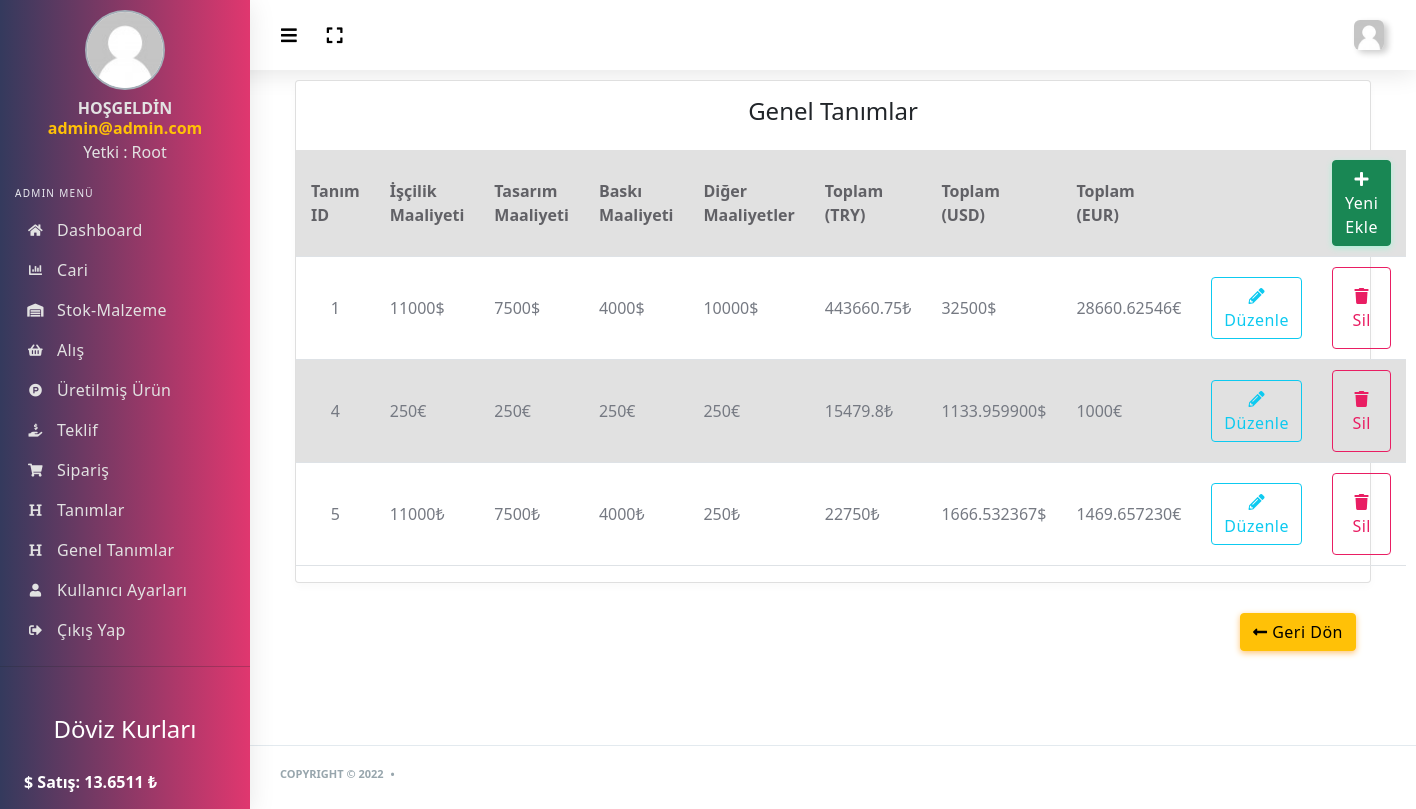
Screenshot of /admin/geneltanimlar.php (signed in) with the database file from the repository.
### tables this page shows
CREATE TABLE `kullanici_tbl` (
  `kullanici_id` int(11) NOT NULL,
  `kullanici_foto` varchar(500) NOT NULL,
  `kullanici_ad` varchar(50) NOT NULL,
  `kullanici_sifre` varchar(50) NOT NULL,
  `kullanici_zaman` date NOT NULL,
  `kullanici_hakkinda` text NOT NULL,
  `kullanici_dogumyeri` varchar(50) NOT NULL,
  `kullanici_adsoyad` varchar(100) NOT NULL,
  `kullanici_yetki` int(2) NOT NULL,
  `kullanici_facebook` varchar(500) NOT NULL,
  `kullanici_twitter` varchar(500) NOT NULL,
  `kullanici_github` varchar(500) NOT NULL,
  `kullanici_instagram` varchar(500) NOT NULL,
  `kullanici_tel` varchar(50) NOT NULL
);

CREATE TABLE `doviz_tbl` (
  `id` int(11) NOT NULL,
  `dolar_satis` double NOT NULL,
  `euro_satis` double NOT NULL
);

CREATE TABLE `geneltanim_tbl` (
  `id` int(11) NOT NULL,
  `iscilik_maaliyet` varchar(255) NOT NULL,
  `diger_maaliyet` varchar(255) NOT NULL,
  `tasarim_maaliyet` varchar(255) NOT NULL,
  `baski_maaliyet` varchar(255) NOT NULL,
  `doviz_turu` varchar(255) NOT NULL
);

### function.php (called while the page is built, shortened)
<?php
function kisalt($metin, $uzunluk){
		$metin = substr($metin, 0, $uzunluk);
		$metin_son = strrchr($metin, " ");
		$metin = str_replace($metin_son,"", $metin);
		return $metin;
}
	?>

### admin/geneltanimlar.php (the view, shortened to what this page needs)
<?php include 'header.php' ?>
<?php include 'sidebar.php';
$geneltanimsor=$db->prepare("SELECT * FROM geneltanim_tbl ORDER BY id ASC");
$geneltanimsor->execute();
?>
<div class="main-content">
	<div class="col-12 col-md-12 col-lg-12">
		<div class="card">
			<h4 class="text-center p-3">Genel Tanımlar</h4>
			<form action="../islem.php" method="POST">
				<table class="table table-striped table-md">
					<tr>
						<th>Tanım ID</th>
						<th>İşçilik Maaliyeti</th>
						<th>Tasarım Maaliyeti</th>
						<th>Baskı Maaliyeti</th>
						<th>Diğer Maaliyetler</th>
						<th>Toplam (TRY)</th>
						<th>Toplam (USD)</th>
						<th>Toplam (EUR)</th>
						<th></th>
						<th style="width: 15%;"><a href="geneltanim-ekle.php" class="btn btn-success"><i class="fa fa-plus"></i> Yeni Ekle</a></th>
					</tr>
					<?php while ($geneltanim=$geneltanimsor->fetch(PDO::FETCH_ASSOC)) {
						if ($geneltanim['doviz_turu']=="USD") {
							$toplam = $geneltanim['iscilik_maaliyet'] + $geneltanim['tasarim_maaliyet'] + $geneltanim['baski_maaliyet'] + $geneltanim['diger_maaliyet'];
							$dolartoplam = $toplam;
							$parite = $dovizcek['euro_satis'] / $dovizcek['dolar_satis'];
							$eurotoplam = $toplam / $parite;
							$turklirasi = $toplam * $dovizcek['dolar_satis'];
							$sembol = "$";
						}elseif ($geneltanim['doviz_turu']=="EUR") {
							$toplam = $geneltanim['iscilik_maaliyet'] + $geneltanim['tasarim_maaliyet'] + $geneltanim['baski_maaliyet'] + $geneltanim['diger_maaliyet'];
							$turklirasi = $toplam * $dovizcek['euro_satis'];
							$parite = $dovizcek['dolar_satis'] / $dovizcek['euro_satis'];
							$dolartoplam = $toplam / $parite;
							$eurotoplam = $toplam;
							$sembol = "€";
						}else {
							$toplam = $geneltanim['iscilik_maaliyet'] + $geneltanim['tasarim_maaliyet'] + $geneltanim['baski_maaliyet'] + $geneltanim['diger_maaliyet'];
							$turklirasi = $toplam;
							$dolartoplam = $toplam / $dovizcek['dolar_satis'];
							$eurotoplam = $toplam / $dovizcek['euro_satis'];
							$sembol = "₺";
						}
						?>
						<tr>
							<td class="text-center"><?=$geneltanim['id']; ?></td>
							<td style="width:16%;"><?=$geneltanim['iscilik_maaliyet'].$sembol; ?></td>
							<td style="width:16%;"><?=$geneltanim['tasarim_maaliyet'].$sembol; ?></td>
							<td style="width:16%;"><?=$geneltanim['baski_maaliyet'].$sembol; ?></td>
							<td style="width:16%;"><?=$geneltanim['diger_maaliyet'].$sembol; ?></td>
							<td style="width:16%;"><?=$turklirasi?>₺</td>
							<td style="width:16%;"><?=kisalt($dolartoplam, 11)?>$</td>
							<td style="width:16%;"><?=kisalt($eurotoplam, 11)?>€</td>
							<td><a href="geneltanim-duzenle.php?id=<?=$geneltanim['id'] ?>" class="btn btn-outline-info"><i class="fa fa-pencil-alt"></i> Düzenle</a></td>
							<td><a href="../islem.php?geneltanimsil=ok&id=<?=$geneltanim['id'] ?>" onclick="return confirm('Silmek istediğinize emin misiniz?')" class="btn btn-outline-primary p-3"><i class="fa fa-trash"></i> Sil</a></td>
						</tr>
					<?php } ?>
				</table>
			</div>
			<div class="col-md-12 text-right">
				<a class="btn btn-warning" href="index.php"><i class="fa fa-long-arrow-alt-left"></i> Geri Dön</a>
			</div>
	</div>
</div>
</div>
</div>
<?php include 'footer.php' ?>

### admin/header.php (shortened to what this page needs)
<?php
include '../function.php';
include '../doviz.php';
$kullanicisor =$db->prepare("SELECT * FROM kullanici_tbl WHERE kullanici_ad=:ad");
$kullanicisor->execute(array(
  'ad' => $_SESSION['kullanici_ad']
));
$kullanicicek=$kullanicisor->fetch(PDO::FETCH_ASSOC);
$dovizsor=$db->prepare("SELECT * FROM doviz_tbl WHERE id=1");
$dovizsor->execute(array(0));
$dovizcek=$dovizsor->fetch(PDO::FETCH_ASSOC);
?>
<!DOCTYPE html>
<html lang="en">
<head>
  <link rel="stylesheet" href="assets/css/app.min.css">
  <link rel="stylesheet" href="assets/css/style.css">
  <link rel="stylesheet" href="assets/css/components.css">
  <link rel="stylesheet" href="assets/bundles/bootstrap-social/bootstrap-social.css">
  <link rel="stylesheet" href="assets/bundles/flag-icon-css/css/flag-icon.min.css">
  <link rel="stylesheet" href="assets/dropzone/dist/dropzone.css">
  <link rel="stylesheet" href="assets/dropzone/dist/basic.css">
  <link rel="stylesheet" href="assets/css/bootstrap.min.css">
</head>
<body>
  <div id="app">
    <div class="main-wrapper main-wrapper-1">
      <div class="navbar-bg"></div>
      <nav class="navbar navbar-expand-lg main-navbar">
        <div class="form-inline mr-auto">
          <ul class="navbar-nav mr-3">
            <li><a href="#" data-toggle="sidebar" class="nav-link nav-link-lg collapse-btn"><i
              class="fas fa-bars"></i></a></li>
              <li><a href="#" class="nav-link nav-link-lg fullscreen-btn">
                <i class="fas fa-expand"></i>
              </a>
            </li>
          </ul>
        </div>
        <ul class="navbar-nav navbar-right">
          <li class="dropdown"><a href="#" data-toggle="dropdown"
            class="nav-link dropdown-toggle nav-link-lg nav-link-user">
            <img alt="image" src="<?=$kullanicicek['kullanici_foto'] ?>" class="user-img-radious-style">
            <span class="d-sm-none d-lg-inline-block"></span></a>
          </li>
        </ul>
      </nav>

### admin/sidebar.php (shortened to what this page needs)
<?php
$kullanicisor =$db->prepare("SELECT * FROM kullanici_tbl WHERE kullanici_ad=:ad");
$kullanicisor->execute(array(
  'ad' => $_SESSION['kullanici_ad']
));
$kullanicicek=$kullanicisor->fetch(PDO::FETCH_ASSOC);
?>
<div class="main-sidebar sidebar-style-2">
  <aside id="sidebar-wrapper">
    <ul class="sidebar-menu">
      <li class="dropdown active" style="display: block;">
        <div class="sidebar-profile">
          <div class="siderbar-profile-pic">
            <img src="<?php echo $kullanicicek['kullanici_foto'] ?>" class="profile-img-circle box-center" alt="User Image">
          </div>
          <div class="siderbar-profile-details">
            <div class="siderbar-profile-name">HOŞGELDİN</div>
            <div class="siderbar-profile-name text-warning"><?php echo $_SESSION['kullanici_ad'] ?> </div>
            <div class="sidebar-profile-position">
              <?php if ($kullanicicek['kullanici_yetki']==0) {
                echo "Yetki : Root";
              }elseif ($kullanicicek['kullanici_yetki']==1) {
                echo "Yetki: Yönetici";
              }else{echo "Yetki: Üye";}
              ?></div>
            </div>
          </div>
        </li>
        <li class="menu-header">Admin Menü</li>
        <li><a class="nav-link" href="index.php"><i class="fas fa-home"></i><span>Dashboard</span></a></li>
        <?php if($kullanicicek['kullanici_yetki']<=1) { ?>
          <li><a class="nav-link" href="cari.php"><i class="fas fa-chart-bar"></i><span>Cari</span></a></li>
          <li><a class="nav-link" href="stok.php"><i class="fas fa-warehouse"></i><span>Stok-Malzeme</span></a></li>
          <li><a class="nav-link" href="alis.php"><i class="fas fa-shopping-basket"></i><span>Alış</span></a></li>
          <li><a class="nav-link" href="urun.php"><i class="fab fa-product-hunt"></i><span>Üretilmiş Ürün</span></a></li>
          <li><a class="nav-link" href="teklif.php"><i class="fas fa-hand-holding-usd"></i><span>Teklif</span></a></li>
          <li><a class="nav-link" href="siparis.php"><i class="fas fa-shopping-cart"></i><span>Sipariş</span></a></li>
          <li><a class="nav-link" href="tanimlar.php"><i class="fas fa-heading"></i><span>Tanımlar</span></a></li>
          <li><a class="nav-link" href="geneltanimlar.php"><i class="fas fa-heading"></i><span>Genel Tanımlar</span></a></li>
          <?php if ($kullanicicek['kullanici_yetki']==0) { ?>
            <li><a class="nav-link" href="kullanicilar.php"><i class="fas fa-user"></i><span>Kullanıcı Ayarları</span></a></li>
          <?php } ?>
        <?php } ?>
        <li><a class="nav-link" href="logout.php"><i class="fas fa-sign-out-alt"></i><span>Çıkış Yap</span></a></li><hr>
        <li class="mt-5">
          <h4 class="text-white text-center">Döviz Kurları</h4>
          <nav class="nav text-white fw-bold m-4">
            <p>$ Satış: <?=$dovizcek['dolar_satis']?> ₺</p>
          </nav>
        </li>
      </ul>
    </aside>
  </div>

### admin/assets/css/components.css (style rules this page uses)
.box-center { margin:0 auto }

### rows the page displays
kullanici_tbl: kullanici_foto (placeholder picture)
doviz_tbl: dolar_satis "13.6511"
geneltanim_tbl: id "1", iscilik_maaliyet "11000", doviz_turu "$", tasarim_maaliyet "7500", baski_maaliyet "4000", diger_maaliyet "10000", turklirasi "443660.75", kisalt($dolartoplam, 11) "32500", kisalt($eurotoplam, 11) "28660.62546"
geneltanim_tbl: id "4", iscilik_maaliyet "250", doviz_turu "€", tasarim_maaliyet "250", baski_maaliyet "250", diger_maaliyet "250", turklirasi "15479.8", kisalt($dolartoplam, 11) "1133.959900", kisalt($eurotoplam, 11) "1000"
geneltanim_tbl: id "5", iscilik_maaliyet "11000", doviz_turu "₺", tasarim_maaliyet "7500", baski_maaliyet "4000", diger_maaliyet "250", turklirasi "22750", kisalt($dolartoplam, 11) "1666.532367", kisalt($eurotoplam, 11) "1469.657230"

### other values shown
$_SESSION['kullanici_ad'] "admin@admin.com"
